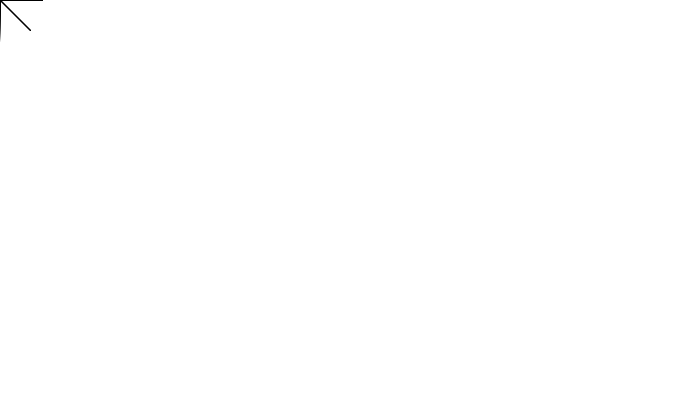
Frame 1 (no input)
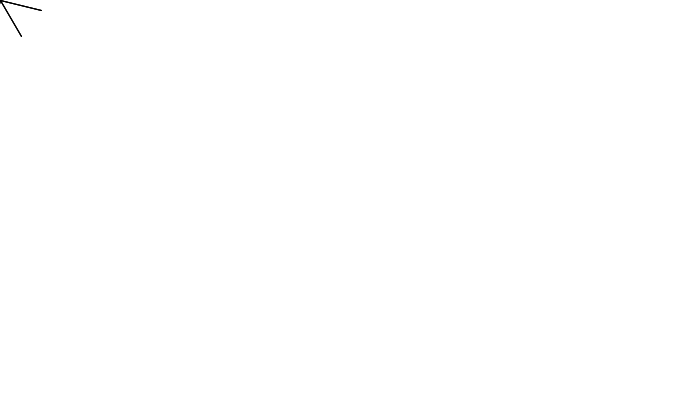
Frame 60 (the mouse pressed at the canvas centre just before this capture)
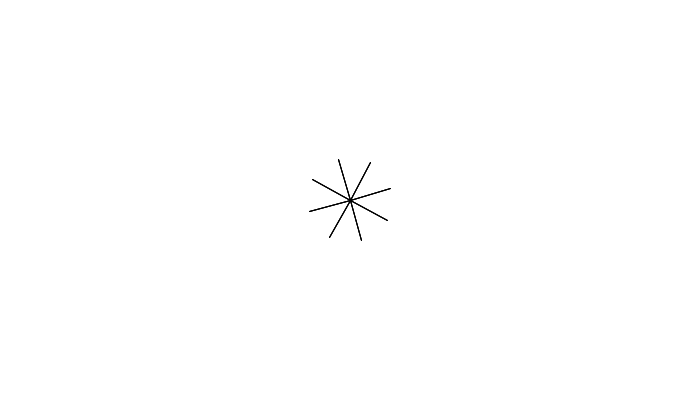
Frame 120 (the mouse held since frame 60 and released just before this capture)

The Processing sketch that drew these frames (run headless with seeded random() and noise(); from frame 60 on, the mouse is pressed at the canvas centre):

// Processing sketch: processing_39799
// ── processing_39799.pde

//float rotation[] = new float[10];
//float spin[] = new float [10];

int total = 0;
int rotation = 0;
int spin = 0;

int[] placedrot = new int[total];
float[] placedspin = new float[total];
float[] placedx = new float [total];
float[] placedy = new float [total];

float[] speed = new float[total];

void setup()
{
  size(700, 400);
  background (255);
  stroke(0);
}

void draw_swirly(float myX, float myY) {
  rotation = 0;
  pushMatrix();
  translate(myX, myY);
  rotate(radians(spin));
  spin = spin +1;

  int i = 0;
  while(rotation<360) {
    rotate (radians(rotation));
    line (i,i,30,30);
    rotation = rotation+10;
    line (i,i,30,30);

    rotation = rotation+20;
    line (i,i,30,30);
    rotation = rotation+15;
  }
  popMatrix();
}

void draw()
{
  background(255);
  draw_swirly(mouseX, mouseY);

  int count = 0;
  while(count<total) {
    pushMatrix();
    translate(placedx[count], placedy[count]);
    rotate(radians(placedspin[count]));
    placedspin[count] = placedspin[count] + 1 + speed[count];
    speed[count] = speed[count]*1.01 + 0.01;
    
    placedrot[count] = 0;
    int i = 0;
    while(placedrot[count]<360) {
      rotate (radians(placedrot[count]));
      line (i,i,30,30);
      placedrot[count] = placedrot[count]+10;
      line (i,i,30,30);
  
      placedrot[count] = placedrot[count]+20;
      line (i,i,30,30);
      placedrot[count] = placedrot[count]+15;
    }
    
    popMatrix();
    count = count+1;
  }
}

void mouseClicked() {
  if (mouseButton== LEFT) {
    total = total + 1;
    placedrot = expand(placedrot, total);
    placedspin = expand(placedspin, total);
    placedx = expand(placedx, total);
    placedy = expand(placedy, total);
    speed = expand(speed, total);
    
    placedrot[total-1] = rotation;
    placedspin[total-1] = spin;
    placedx [total-1] = mouseX;
    placedy [total-1] = mouseY;
    speed[total-1] = 0;
  }
}
